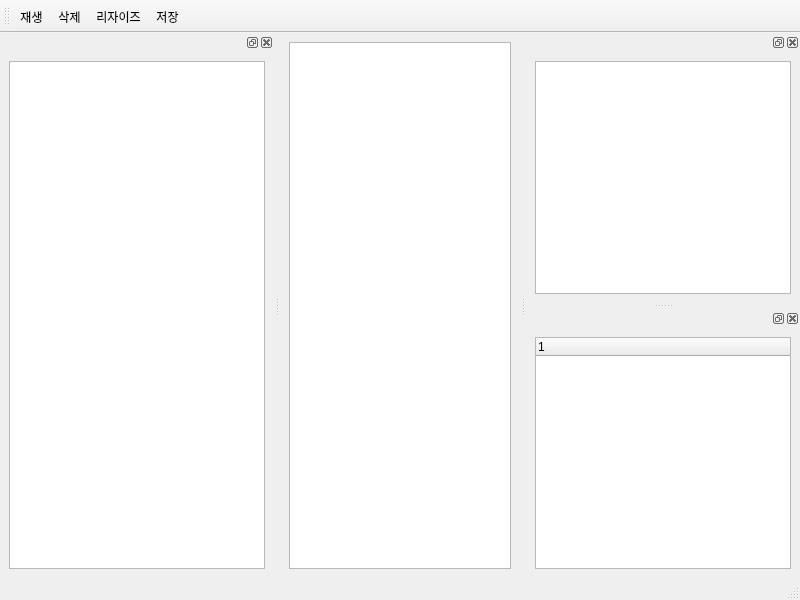
<?xml version="1.0" encoding="UTF-8"?>
<ui version="4.0">
 <class>EditWindow</class>
 <widget class="QMainWindow" name="EditWindow">
  <property name="geometry">
   <rect>
    <x>0</x>
    <y>0</y>
    <width>800</width>
    <height>600</height>
   </rect>
  </property>
  <property name="windowTitle">
   <string>MainWindow</string>
  </property>
  <property name="tabShape">
   <enum>QTabWidget::Rounded</enum>
  </property>
  <property name="unifiedTitleAndToolBarOnMac">
   <bool>true</bool>
  </property>
  <widget class="QWidget" name="centralwidget">
   <layout class="QVBoxLayout" name="verticalLayout_2">
    <item>
     <widget class="QGraphicsView" name="graphicsView"/>
    </item>
   </layout>
  </widget>
  <widget class="QMenuBar" name="menubar">
   <property name="geometry">
    <rect>
     <x>0</x>
     <y>0</y>
     <width>800</width>
     <height>26</height>
    </rect>
   </property>
  </widget>
  <widget class="QStatusBar" name="statusbar"/>
  <widget class="QDockWidget" name="dockWidget">
   <attribute name="dockWidgetArea">
    <number>2</number>
   </attribute>
   <widget class="QWidget" name="dockWidgetContents">
    <layout class="QVBoxLayout" name="verticalLayout">
     <item>
      <widget class="QUndoView" name="undoView"/>
     </item>
    </layout>
   </widget>
  </widget>
  <widget class="QToolBar" name="toolBar">
   <property name="windowTitle">
    <string>toolBar</string>
   </property>
   <attribute name="toolBarArea">
    <enum>TopToolBarArea</enum>
   </attribute>
   <attribute name="toolBarBreak">
    <bool>false</bool>
   </attribute>
   <addaction name="actionPlay"/>
   <addaction name="actionDelete"/>
   <addaction name="actionResize"/>
   <addaction name="actionSave"/>
  </widget>
  <widget class="QDockWidget" name="dockWidget_2">
   <attribute name="dockWidgetArea">
    <number>1</number>
   </attribute>
   <widget class="QWidget" name="dockWidgetContents_2">
    <layout class="QVBoxLayout" name="verticalLayout_3">
     <item>
      <widget class="QListView" name="listView">
       <property name="selectionMode">
        <enum>QAbstractItemView::ContiguousSelection</enum>
       </property>
       <property name="iconSize">
        <size>
         <width>64</width>
         <height>64</height>
        </size>
       </property>
      </widget>
     </item>
    </layout>
   </widget>
  </widget>
  <widget class="QDockWidget" name="dockWidget_3">
   <attribute name="dockWidgetArea">
    <number>2</number>
   </attribute>
   <widget class="QWidget" name="dockWidgetContents_3">
    <layout class="QVBoxLayout" name="verticalLayout_4">
     <item>
      <widget class="QTreeWidget" name="treeWidget">
       <column>
        <property name="text">
         <string notr="true">1</string>
        </property>
       </column>
      </widget>
     </item>
    </layout>
   </widget>
  </widget>
  <action name="actionPlay">
   <property name="checkable">
    <bool>true</bool>
   </property>
   <property name="checked">
    <bool>false</bool>
   </property>
   <property name="icon">
    <iconset resource="../resource/icons.qrc">
     <normaloff>:/resource/play-button.svg</normaloff>:/resource/play-button.svg</iconset>
   </property>
   <property name="text">
    <string>재생</string>
   </property>
  </action>
  <action name="actionDelete">
   <property name="icon">
    <iconset resource="../resource/icons.qrc">
     <normaloff>:/resource/quit.svg</normaloff>:/resource/quit.svg</iconset>
   </property>
   <property name="text">
    <string>삭제</string>
   </property>
  </action>
  <action name="actionResize">
   <property name="icon">
    <iconset resource="../resource/icons.qrc">
     <normaloff>:/resource/expand.svg</normaloff>:/resource/expand.svg</iconset>
   </property>
   <property name="text">
    <string>리자이즈</string>
   </property>
  </action>
  <action name="actionSave">
   <property name="icon">
    <iconset resource="../resource/icons.qrc">
     <normaloff>:/resource/save.svg</normaloff>:/resource/save.svg</iconset>
   </property>
   <property name="text">
    <string>저장</string>
   </property>
  </action>
 </widget>
 <resources>
  <include location="../resource/icons.qrc"/>
 </resources>
 <connections/>
</ui>
